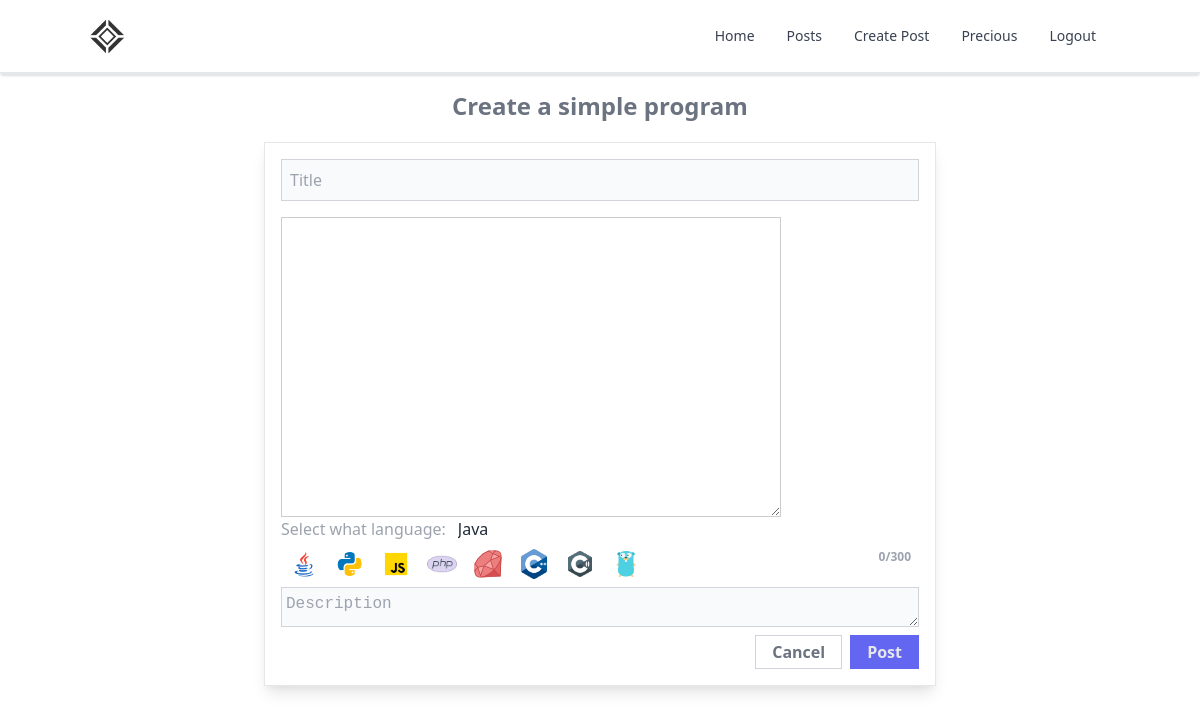
The page /create-post/ (signed in) on the database its author committed.
### base/models.py (models this page shows, shortened)
class Language_Category(models.Model):
    lang = models.CharField(max_length=200)

### base/views_language.py (the view, shortened to what this page needs)
# urls.py: path('create-post/', create_post, name="create-post-page"),
@login_required
def create_post(request):
    category = Language_Category.objects.all()
    return render(request, 'base/create-post.html', {"category": category})

### base/templates/base/create-post.html (shortened to what this page needs)
{% extends 'main.html' %}
{% block content %}
<div style="margin-top: 70px;">
    <form method="post" action="{% url 'create-post-page' %}" class="grid">
      <div class="heading text-center font-bold text-2xl text-gray-500 my-5">Create a simple program</div>
      <div class="editor mx-auto w-10/12 flex flex-col text-gray-800 border border-gray-200 p-4 shadow-lg max-w-2xl">
        <input id="title" name="title" class="title bg-gray-50 border border-gray-300 p-2 mb-4 outline-none" spellcheck="false" placeholder="Title" type="text">
        <textarea id="code-editor" name="source" spellcheck="false"></textarea>
        <div class="flex items-center">
          <h2 class="text-gray-400">Select what language: </h2>
          <input type="text" value="Java" class="ml-2 rounded-sm px-1" name="lang" id="lang" readonly>
        </div>
        <div class="icons flex text-gray-500 m-2">
            {% for cat in category %}
                <img width="30" onclick="selectLang('{{cat.lang}}')" class="mr-4 cursor-pointer" src="http://localhost:5000/static/base/images/languages/{{cat.lang}}.png" alt="">
            {%endfor%}
            <div class="count ml-auto text-gray-400 text-xs font-semibold">0/300</div>
        </div>
        <textarea name="description" class="description bg-gray-50 sec p-1 mb-2 h-10 w-full border border-gray-300 outline-none" spellcheck="false" placeholder="Description"></textarea>
        <div class="buttons flex ml-auto">
          <a href="{% url 'posts-page' %}">
            <div class="btn border border-gray-300 p-1 px-4 font-semibold cursor-pointer text-gray-500 ml-auto">
              Cancel
            </div>
          </a>
          <button type="submit" class="btn border border-indigo-500 p-1 px-4 font-semibold cursor-pointer text-gray-200 ml-2 bg-indigo-500">Post</button>
        </div>
      </div>
  </form>
</div>
{% endblock %}

### templates/navbar.html (shortened to what this page needs)
{% load static %}
<nav class="bg-white border-gray-200 px-10 py-2.5 rounded dark:bg-gray-900 fixed w-full top-0 left-0 z-10 shadow-sm border-b-4">
    <div class="container flex flex-wrap items-center justify-between mx-auto">
      <a href="{% url 'home_page' %}" class="flex items-center">
          <img src="{% static 'base/images/output.png' %}" class="h-6 mr-3 sm:h-9" alt="Kompayler Logo" />
      </a>
      <div class="hidden w-full md:block md:w-auto" id="navbar-default">
        <ul class="flex flex-col p-4 mt-4 border border-gray-100 rounded-lg bg-gray-50 md:flex-row md:space-x-8 md:mt-0 md:text-sm md:font-medium md:border-0 md:bg-white dark:bg-gray-800 md:dark:bg-gray-900 dark:border-gray-700">
          <li>
            <a href="{% url 'home_page' %}" class="block py-2 pl-3 pr-4 text-gray-700 rounded hover:bg-gray-100 md:hover:bg-transparent md:hover:text-blue-700 rounded md:bg-transparent md:p-0 dark:text-white">Home</a>
          </li>
          <li>
            <a href="{% url 'posts-page' %}" class="block py-2 pl-3 pr-4 text-gray-700 rounded hover:bg-gray-100 md:hover:bg-transparent md:border-0 md:hover:text-blue-700 md:p-0 dark:text-gray-400 md:dark:hover:text-white dark:hover:bg-gray-700 dark:hover:text-white md:dark:hover:bg-transparent">
              Posts
            </a>
          </li>
          <li>
            <a href="{% url 'create-post-page' %}" class="block py-2 pl-3 pr-4 text-gray-700 rounded hover:bg-gray-100 md:hover:bg-transparent md:border-0 md:hover:text-blue-700 md:p-0 dark:text-gray-400 md:dark:hover:text-white dark:hover:bg-gray-700 dark:hover:text-white md:dark:hover:bg-transparent">
              Create Post
            </a>
          </li>
          {% if request.user.is_authenticated %}
          <li>
            <a href="{% url 'profile_page' %}" class="block py-2 pl-3 pr-4 text-gray-700 rounded hover:bg-gray-100 md:hover:bg-transparent md:border-0 md:hover:text-blue-700 md:p-0 dark:text-gray-400 md:dark:hover:text-white dark:hover:bg-gray-700 dark:hover:text-white md:dark:hover:bg-transparent">
              {{request.user.username}}
            </a>
          </li>
            <li>
              <a href="{% url 'logout_page' %}" class="block py-2 pl-3 pr-4 text-gray-700 rounded hover:bg-gray-100 md:hover:bg-transparent md:border-0 md:hover:text-blue-700 md:p-0 dark:text-gray-400 md:dark:hover:text-white dark:hover:bg-gray-700 dark:hover:text-white md:dark:hover:bg-transparent">
                Logout
              </a>
            </li>
          {%endif%}
        </ul>
      </div>
    </div>
  </nav>

### templates/main.html (style rules this page uses)
textarea { font-family: monospace; font-size: 16px; border: 1px solid #ccc; color: #6b6b6b; padding: 10px; width: 500px; height: 300px; }
body { scroll-behavior: smooth; }
html { margin: 0; padding: 0; height: 100%; background-color: white; }

### rows shown on the page
Language_Category: lang (picture)
Language_Category: lang (picture)
Language_Category: lang (picture)
Language_Category: shows a picture
Language_Category: lang (picture)
Language_Category: shows a picture
Language_Category: lang (picture)
Language_Category: lang (picture)

### other values the page prints
{{ request.user.username }} "Precious"
